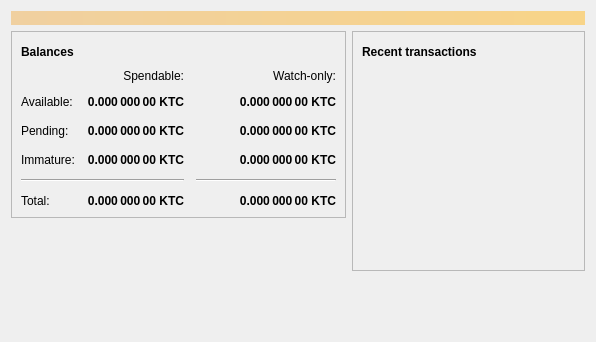
<?xml version="1.0" encoding="UTF-8"?>
<ui version="4.0">
 <class>OverviewPage</class>
 <widget class="QWidget" name="OverviewPage">
  <property name="geometry">
   <rect>
    <x>0</x>
    <y>0</y>
    <width>596</width>
    <height>342</height>
   </rect>
  </property>
  <property name="windowTitle">
   <string>Form</string>
  </property>
  <layout class="QVBoxLayout" name="topLayout">
   <item>
    <widget class="QLabel" name="labelAlerts">
     <property name="visible">
      <bool>false</bool>
     </property>
     <property name="styleSheet">
      <string notr="true">QLabel { background-color: qlineargradient(x1: 0, y1: 0, x2: 1, y2: 0, stop:0 #F0D0A0, stop:1 #F8D488); color:#000000; }</string>
     </property>
     <property name="wordWrap">
      <bool>true</bool>
     </property>
     <property name="margin">
      <number>3</number>
     </property>
     <property name="textInteractionFlags">
      <set>Qt::TextSelectableByMouse</set>
     </property>
    </widget>
   </item>
   <item>
    <layout class="QHBoxLayout" name="horizontalLayout" stretch="1,1">
     <item>
      <layout class="QVBoxLayout" name="verticalLayout_2">
       <item>
        <widget class="QFrame" name="frame">
         <property name="frameShape">
          <enum>QFrame::StyledPanel</enum>
         </property>
         <property name="frameShadow">
          <enum>QFrame::Raised</enum>
         </property>
         <layout class="QVBoxLayout" name="verticalLayout_4">
          <item>
           <layout class="QHBoxLayout" name="horizontalLayout_4">
            <item>
             <widget class="QLabel" name="label_5">
              <property name="font">
               <font>
                <weight>75</weight>
                <bold>true</bold>
               </font>
              </property>
              <property name="text">
               <string>Balances</string>
              </property>
             </widget>
            </item>
            <item>
             <widget class="QPushButton" name="labelWalletStatus">
              <property name="enabled">
               <bool>true</bool>
              </property>
              <property name="maximumSize">
               <size>
                <width>30</width>
                <height>16777215</height>
               </size>
              </property>
              <property name="toolTip">
               <string>The displayed information may be out of date. Your wallet automatically synchronizes with the Kratscoin network after a connection is established, but this process has not completed yet.</string>
              </property>
              <property name="text">
               <string/>
              </property>
              <property name="icon">
               <iconset resource="../kratscoin.qrc">
                <normaloff>:/icons/warning</normaloff>
                <disabledoff>:/icons/warning</disabledoff>:/icons/warning</iconset>
              </property>
              <property name="iconSize">
               <size>
                <width>24</width>
                <height>24</height>
               </size>
              </property>
              <property name="flat">
               <bool>true</bool>
              </property>
             </widget>
            </item>
            <item>
             <spacer name="horizontalSpacer_3">
              <property name="orientation">
               <enum>Qt::Horizontal</enum>
              </property>
              <property name="sizeHint" stdset="0">
               <size>
                <width>40</width>
                <height>20</height>
               </size>
              </property>
             </spacer>
            </item>
           </layout>
          </item>
          <item>
           <layout class="QGridLayout" name="gridLayout">
            <property name="spacing">
             <number>12</number>
            </property>
            <item row="2" column="2">
             <widget class="QLabel" name="labelWatchPending">
              <property name="font">
               <font>
                <weight>75</weight>
                <bold>true</bold>
               </font>
              </property>
              <property name="cursor">
               <cursorShape>IBeamCursor</cursorShape>
              </property>
              <property name="toolTip">
               <string>Unconfirmed transactions to watch-only addresses</string>
              </property>
              <property name="text">
               <string notr="true">0.000 000 00 KTC</string>
              </property>
              <property name="alignment">
               <set>Qt::AlignRight|Qt::AlignTrailing|Qt::AlignVCenter</set>
              </property>
              <property name="textInteractionFlags">
               <set>Qt::LinksAccessibleByMouse|Qt::TextSelectableByKeyboard|Qt::TextSelectableByMouse</set>
              </property>
             </widget>
            </item>
            <item row="2" column="1">
             <widget class="QLabel" name="labelUnconfirmed">
              <property name="font">
               <font>
                <weight>75</weight>
                <bold>true</bold>
               </font>
              </property>
              <property name="cursor">
               <cursorShape>IBeamCursor</cursorShape>
              </property>
              <property name="toolTip">
               <string>Total of transactions that have yet to be confirmed, and do not yet count toward the spendable balance</string>
              </property>
              <property name="text">
               <string notr="true">0.000 000 00 KTC</string>
              </property>
              <property name="alignment">
               <set>Qt::AlignRight|Qt::AlignTrailing|Qt::AlignVCenter</set>
              </property>
              <property name="textInteractionFlags">
               <set>Qt::LinksAccessibleByMouse|Qt::TextSelectableByKeyboard|Qt::TextSelectableByMouse</set>
              </property>
             </widget>
            </item>
            <item row="3" column="2">
             <widget class="QLabel" name="labelWatchImmature">
              <property name="font">
               <font>
                <weight>75</weight>
                <bold>true</bold>
               </font>
              </property>
              <property name="cursor">
               <cursorShape>IBeamCursor</cursorShape>
              </property>
              <property name="toolTip">
               <string>Mined balance in watch-only addresses that has not yet matured</string>
              </property>
              <property name="text">
               <string notr="true">0.000 000 00 KTC</string>
              </property>
              <property name="alignment">
               <set>Qt::AlignRight|Qt::AlignTrailing|Qt::AlignVCenter</set>
              </property>
              <property name="textInteractionFlags">
               <set>Qt::LinksAccessibleByMouse|Qt::TextSelectableByKeyboard|Qt::TextSelectableByMouse</set>
              </property>
             </widget>
            </item>
            <item row="4" column="0" colspan="2">
             <widget class="Line" name="line">
              <property name="orientation">
               <enum>Qt::Horizontal</enum>
              </property>
             </widget>
            </item>
            <item row="4" column="2">
             <widget class="Line" name="lineWatchBalance">
              <property name="sizePolicy">
               <sizepolicy hsizetype="Preferred" vsizetype="Fixed">
                <horstretch>0</horstretch>
                <verstretch>0</verstretch>
               </sizepolicy>
              </property>
              <property name="minimumSize">
               <size>
                <width>140</width>
                <height>0</height>
               </size>
              </property>
              <property name="orientation">
               <enum>Qt::Horizontal</enum>
              </property>
             </widget>
            </item>
            <item row="5" column="0">
             <widget class="QLabel" name="labelTotalText">
              <property name="text">
               <string>Total:</string>
              </property>
             </widget>
            </item>
            <item row="3" column="1">
             <widget class="QLabel" name="labelImmature">
              <property name="font">
               <font>
                <weight>75</weight>
                <bold>true</bold>
               </font>
              </property>
              <property name="cursor">
               <cursorShape>IBeamCursor</cursorShape>
              </property>
              <property name="toolTip">
               <string>Mined balance that has not yet matured</string>
              </property>
              <property name="text">
               <string notr="true">0.000 000 00 KTC</string>
              </property>
              <property name="alignment">
               <set>Qt::AlignRight|Qt::AlignTrailing|Qt::AlignVCenter</set>
              </property>
              <property name="textInteractionFlags">
               <set>Qt::LinksAccessibleByMouse|Qt::TextSelectableByKeyboard|Qt::TextSelectableByMouse</set>
              </property>
             </widget>
            </item>
            <item row="2" column="3">
             <spacer name="horizontalSpacer_2">
              <property name="orientation">
               <enum>Qt::Horizontal</enum>
              </property>
              <property name="sizeHint" stdset="0">
               <size>
                <width>40</width>
                <height>20</height>
               </size>
              </property>
             </spacer>
            </item>
            <item row="3" column="0">
             <widget class="QLabel" name="labelImmatureText">
              <property name="text">
               <string>Immature:</string>
              </property>
             </widget>
            </item>
            <item row="5" column="1">
             <widget class="QLabel" name="labelTotal">
              <property name="font">
               <font>
                <weight>75</weight>
                <bold>true</bold>
               </font>
              </property>
              <property name="cursor">
               <cursorShape>IBeamCursor</cursorShape>
              </property>
              <property name="toolTip">
               <string>Your current total balance</string>
              </property>
              <property name="text">
               <string notr="true">0.000 000 00 KTC</string>
              </property>
              <property name="alignment">
               <set>Qt::AlignRight|Qt::AlignTrailing|Qt::AlignVCenter</set>
              </property>
              <property name="textInteractionFlags">
               <set>Qt::LinksAccessibleByMouse|Qt::TextSelectableByKeyboard|Qt::TextSelectableByMouse</set>
              </property>
             </widget>
            </item>
            <item row="5" column="2">
             <widget class="QLabel" name="labelWatchTotal">
              <property name="font">
               <font>
                <weight>75</weight>
                <bold>true</bold>
               </font>
              </property>
              <property name="cursor">
               <cursorShape>IBeamCursor</cursorShape>
              </property>
              <property name="toolTip">
               <string>Current total balance in watch-only addresses</string>
              </property>
              <property name="text">
               <string notr="true">0.000 000 00 KTC</string>
              </property>
              <property name="alignment">
               <set>Qt::AlignRight|Qt::AlignTrailing|Qt::AlignVCenter</set>
              </property>
              <property name="textInteractionFlags">
               <set>Qt::LinksAccessibleByMouse|Qt::TextSelectableByKeyboard|Qt::TextSelectableByMouse</set>
              </property>
             </widget>
            </item>
            <item row="0" column="2">
             <widget class="QLabel" name="labelWatchonly">
              <property name="text">
               <string>Watch-only:</string>
              </property>
              <property name="alignment">
               <set>Qt::AlignRight|Qt::AlignTrailing|Qt::AlignVCenter</set>
              </property>
             </widget>
            </item>
            <item row="1" column="0">
             <widget class="QLabel" name="labelBalanceText">
              <property name="text">
               <string>Available:</string>
              </property>
             </widget>
            </item>
            <item row="1" column="1">
             <widget class="QLabel" name="labelBalance">
              <property name="font">
               <font>
                <weight>75</weight>
                <bold>true</bold>
               </font>
              </property>
              <property name="cursor">
               <cursorShape>IBeamCursor</cursorShape>
              </property>
              <property name="toolTip">
               <string>Your current spendable balance</string>
              </property>
              <property name="text">
               <string notr="true">0.000 000 00 KTC</string>
              </property>
              <property name="alignment">
               <set>Qt::AlignRight|Qt::AlignTrailing|Qt::AlignVCenter</set>
              </property>
              <property name="textInteractionFlags">
               <set>Qt::LinksAccessibleByMouse|Qt::TextSelectableByKeyboard|Qt::TextSelectableByMouse</set>
              </property>
             </widget>
            </item>
            <item row="1" column="2">
             <widget class="QLabel" name="labelWatchAvailable">
              <property name="font">
               <font>
                <weight>75</weight>
                <bold>true</bold>
               </font>
              </property>
              <property name="cursor">
               <cursorShape>IBeamCursor</cursorShape>
              </property>
              <property name="toolTip">
               <string>Your current balance in watch-only addresses</string>
              </property>
              <property name="text">
               <string notr="true">0.000 000 00 KTC</string>
              </property>
              <property name="alignment">
               <set>Qt::AlignRight|Qt::AlignTrailing|Qt::AlignVCenter</set>
              </property>
              <property name="textInteractionFlags">
               <set>Qt::LinksAccessibleByMouse|Qt::TextSelectableByKeyboard|Qt::TextSelectableByMouse</set>
              </property>
             </widget>
            </item>
            <item row="2" column="0">
             <widget class="QLabel" name="labelPendingText">
              <property name="text">
               <string>Pending:</string>
              </property>
             </widget>
            </item>
            <item row="0" column="1">
             <widget class="QLabel" name="labelSpendable">
              <property name="text">
               <string>Spendable:</string>
              </property>
              <property name="alignment">
               <set>Qt::AlignRight|Qt::AlignTrailing|Qt::AlignVCenter</set>
              </property>
             </widget>
            </item>
           </layout>
          </item>
         </layout>
        </widget>
       </item>
       <item>
        <spacer name="verticalSpacer">
         <property name="orientation">
          <enum>Qt::Vertical</enum>
         </property>
         <property name="sizeHint" stdset="0">
          <size>
           <width>20</width>
           <height>40</height>
          </size>
         </property>
        </spacer>
       </item>
      </layout>
     </item>
     <item>
      <layout class="QVBoxLayout" name="verticalLayout_3">
       <item>
        <widget class="QFrame" name="frame_2">
         <property name="frameShape">
          <enum>QFrame::StyledPanel</enum>
         </property>
         <property name="frameShadow">
          <enum>QFrame::Raised</enum>
         </property>
         <layout class="QVBoxLayout" name="verticalLayout">
          <item>
           <layout class="QHBoxLayout" name="horizontalLayout_2">
            <item>
             <widget class="QLabel" name="label_4">
              <property name="font">
               <font>
                <weight>75</weight>
                <bold>true</bold>
               </font>
              </property>
              <property name="text">
               <string>Recent transactions</string>
              </property>
             </widget>
            </item>
            <item>
             <widget class="QPushButton" name="labelTransactionsStatus">
              <property name="enabled">
               <bool>true</bool>
              </property>
              <property name="maximumSize">
               <size>
                <width>30</width>
                <height>16777215</height>
               </size>
              </property>
              <property name="toolTip">
               <string>The displayed information may be out of date. Your wallet automatically synchronizes with the Kratscoin network after a connection is established, but this process has not completed yet.</string>
              </property>
              <property name="text">
               <string/>
              </property>
              <property name="icon">
               <iconset resource="../kratscoin.qrc">
                <normaloff>:/icons/warning</normaloff>
                <disabledoff>:/icons/warning</disabledoff>:/icons/warning</iconset>
              </property>
              <property name="iconSize">
               <size>
                <width>24</width>
                <height>24</height>
               </size>
              </property>
              <property name="flat">
               <bool>true</bool>
              </property>
             </widget>
            </item>
            <item>
             <spacer name="horizontalSpacer">
              <property name="orientation">
               <enum>Qt::Horizontal</enum>
              </property>
              <property name="sizeHint" stdset="0">
               <size>
                <width>40</width>
                <height>20</height>
               </size>
              </property>
             </spacer>
            </item>
           </layout>
          </item>
          <item>
           <widget class="QListView" name="listTransactions">
            <property name="styleSheet">
             <string notr="true">QListView { background: transparent; }</string>
            </property>
            <property name="frameShape">
             <enum>QFrame::NoFrame</enum>
            </property>
            <property name="verticalScrollBarPolicy">
             <enum>Qt::ScrollBarAlwaysOff</enum>
            </property>
            <property name="horizontalScrollBarPolicy">
             <enum>Qt::ScrollBarAlwaysOff</enum>
            </property>
            <property name="selectionMode">
             <enum>QAbstractItemView::NoSelection</enum>
            </property>
           </widget>
          </item>
         </layout>
        </widget>
       </item>
       <item>
        <spacer name="verticalSpacer_2">
         <property name="orientation">
          <enum>Qt::Vertical</enum>
         </property>
         <property name="sizeHint" stdset="0">
          <size>
           <width>20</width>
           <height>40</height>
          </size>
         </property>
        </spacer>
       </item>
      </layout>
     </item>
    </layout>
   </item>
  </layout>
 </widget>
 <resources/>
 <connections/>
</ui>
